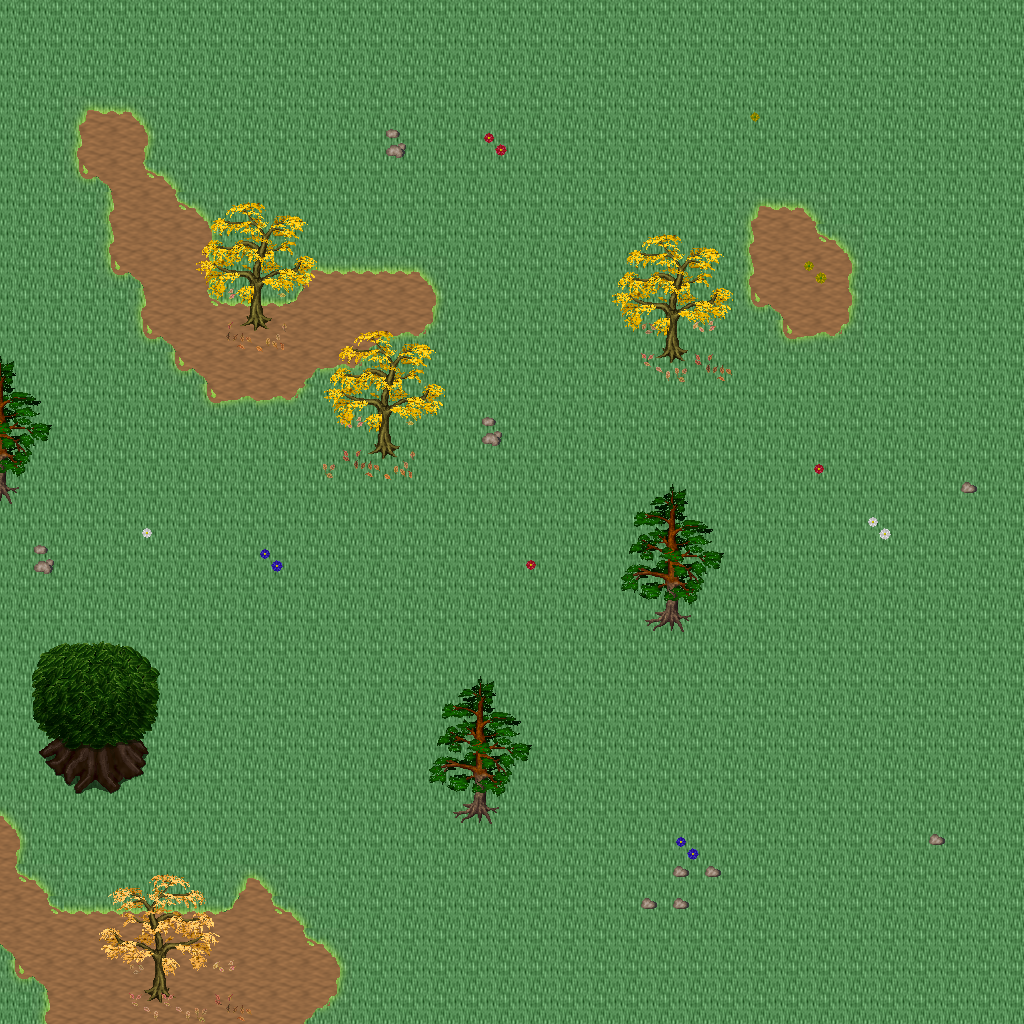

A level layout from a 2D game, rendered from its tile map. Below: a short description, then the map file with tile-grid data replaced by summaries:
An orthogonal 32x32 tile map with 32x32 px tiles, 5 tile layers (Ground, Objects, Objects2, Above, ...), 1 hidden layer not drawn, 20 tilesets.

<map version="1.10" tiledversion="1.11.0" orientation="orthogonal" renderorder="right-down" width="32" height="32" tilewidth="32" tileheight="32" infinite="0" nextlayerid="11" nextobjectid="1">
 <tileset firstgid="1" name="logic_collision" tilewidth="32" tileheight="32" tilecount="1" columns="1">
  <image source="../drawable/logic_collision.png" width="32" height="32" />
 </tileset>
 <tileset firstgid="2" name="ground_ground" tilewidth="32" tileheight="32" tilecount="33" columns="3">
  <image source="../drawable/ground_ground.png" width="96" height="352" />
 </tileset>
 <tileset firstgid="35" name="ground_rock_pebbles" tilewidth="32" tileheight="32" tilecount="3" columns="1">
  <image source="../drawable/ground_rock_pebbles.png" width="32" height="96" />
 </tileset>
 <tileset firstgid="38" name="ground_grass_corners" tilewidth="32" tileheight="32" tilecount="24" columns="6">
  <image source="../drawable/ground_grass_corners.png" width="192" height="128" />
 </tileset>
 <tileset firstgid="62" name="ground_grass_edges" tilewidth="32" tileheight="32" tilecount="36" columns="12">
  <image source="../drawable/ground_grass_edges.png" width="384" height="96" />
 </tileset>
 <tileset firstgid="98" name="ground_grass_2" tilewidth="32" tileheight="32" tilecount="21" columns="3">
  <image source="../drawable/ground_grass_2.png" width="96" height="224" />
 </tileset>
 <tileset firstgid="119" name="plant_leaves" tilewidth="32" tileheight="32" tilecount="8" columns="4">
  <image source="../drawable/plant_leaves.png" width="128" height="64" />
 </tileset>
 <tileset firstgid="127" name="plant_tree_tree_darkgreen" tilewidth="32" tileheight="32" tilecount="88" columns="8">
  <image source="../drawable/plant_tree_tree_darkgreen.png" width="256" height="352" />
 </tileset>
 <tileset firstgid="215" name="plant_tree_fall_trees" tilewidth="32" tileheight="32" tilecount="40" columns="8">
  <image source="../drawable/plant_tree_fall_trees.png" width="256" height="160" />
 </tileset>
 <tileset firstgid="255" name="plant_tree_pine_tree" tilewidth="32" tileheight="32" tilecount="20" columns="4">
  <image source="../drawable/plant_tree_pine_tree.png" width="128" height="160" />
 </tileset>
 <tileset firstgid="275" name="plant_stump_hollow_logs" tilewidth="32" tileheight="32" tilecount="6" columns="3">
  <image source="../drawable/plant_stump_hollow_logs.png" width="96" height="64" />
 </tileset>
 <tileset firstgid="281" name="plant_stump_small_stump" tilewidth="32" tileheight="32" tilecount="4" columns="2">
  <image source="../drawable/plant_stump_small_stump.png" width="64" height="64" />
 </tileset>
 <tileset firstgid="285" name="plant_stump_stump_purple" tilewidth="32" tileheight="32" tilecount="4" columns="2">
  <image source="../drawable/plant_stump_stump_purple.png" width="64" height="64" />
 </tileset>
 <tileset firstgid="289" name="plant_flower_daisy_blue" tilewidth="32" tileheight="32" tilecount="8" columns="2">
  <image source="../drawable/plant_flower_daisy_blue.png" width="64" height="128" />
 </tileset>
 <tileset firstgid="297" name="plant_flower_daisy_red" tilewidth="32" tileheight="32" tilecount="8" columns="2">
  <image source="../drawable/plant_flower_daisy_red.png" width="64" height="128" />
 </tileset>
 <tileset firstgid="305" name="plant_flower_daisy_white" tilewidth="32" tileheight="32" tilecount="8" columns="2">
  <image source="../drawable/plant_flower_daisy_white.png" width="64" height="128" />
 </tileset>
 <tileset firstgid="313" name="plant_flower_daisy_yellow" tilewidth="32" tileheight="32" tilecount="8" columns="2">
  <image source="../drawable/plant_flower_daisy_yellow.png" width="64" height="128" />
 </tileset>
 <tileset firstgid="321" name="logic_creature_animal" tilewidth="32" tileheight="32" tilecount="32" columns="8">
  <image source="../drawable/logic_creature_animal.png" width="256" height="128" />
 </tileset>
 <tileset firstgid="353" name="logic_creature_reptile" tilewidth="32" tileheight="32" tilecount="7" columns="7">
  <image source="../drawable/logic_creature_reptile.png" width="224" height="32" />
 </tileset>
 <tileset firstgid="360" name="logic_creature_fowl" tilewidth="32" tileheight="32" tilecount="6" columns="6">
  <image source="../drawable/logic_creature_fowl.png" width="192" height="32" />
 </tileset>
 <layer id="1" name="Ground" width="32" height="32">
  <data>[1024 cells, 1024 non-empty, 2 distinct tile ids]</data>
 </layer>
 <layer id="2" name="Objects" width="32" height="32">
  <data>[1024 cells, 119 non-empty, 35 distinct tile ids]</data>
 </layer>
 <layer id="3" name="Objects2" width="32" height="32">
  <data>[1024 cells, 24 non-empty, 8 distinct tile ids]</data>
 </layer>
 <layer id="4" name="Above" width="32" height="32">
  <data>[1024 cells, 116 non-empty, 60 distinct tile ids]</data>
 </layer>
 <layer id="5" name="Above2" width="32" height="32">
  <data>[1024 cells, 0 non-empty, 0 distinct tile ids]</data>
 </layer>
 <layer id="6" name="Walkable" width="32" height="32" visible="0">
  <data>[1024 cells, 19 non-empty, 1 distinct tile ids]</data>
 </layer>
 <objectgroup id="7" name="Mapevents" />
 <objectgroup id="8" name="Spawn" />
 <objectgroup id="9" name="Keys" />
 <objectgroup id="10" name="Replace" />
</map>
